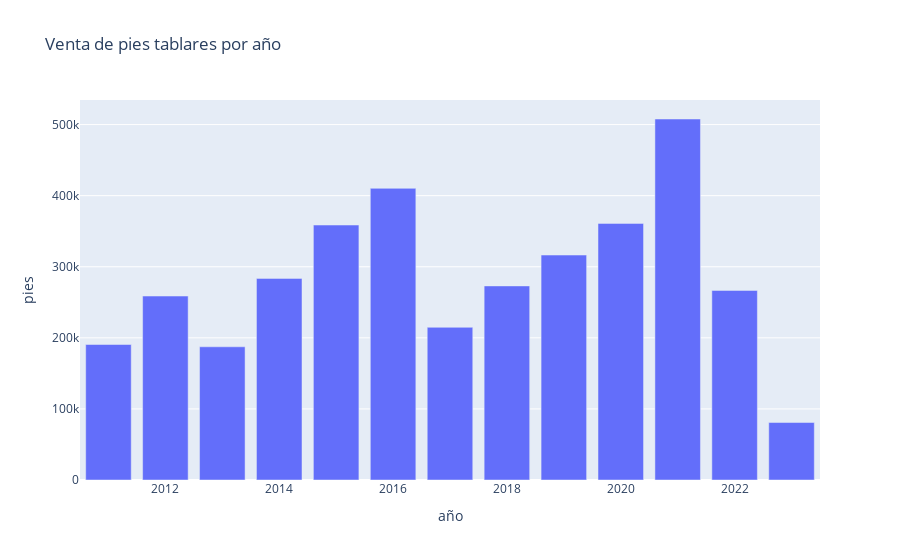

Source (notebook cell):
### Code cell
# Calcular la suma de pies por año
df3_suma_importe = df3.groupby('año')['pies'].sum().reset_index()

# Crear la gráfica de barras
fig = px.bar(df3_suma_importe, x='año', y='pies', title='Venta de pies tablares por año')

# Mostrar la gráfica
fig.show()

### Figure 1 — Plotly figure (JSON) as saved in the notebook; plotly's stock layout.template omitted (floating-point values rounded to 4 significant figures)
{"data": [{"alignmentgroup": "True", "hovertemplate": "año=%{x}<br>pies=%{y}<extra></extra>", "legendgroup": "", "marker": {"color": "#636efa", "pattern": {"shape": ""}}, "name": "", "offsetgroup": "", "orientation": "v", "showlegend": false, "textposition": "auto", "type": "bar", "x": [2011, 2012, 2013, 2014, 2015, 2016, 2017, 2018, 2019, 2020, 2021, 2022, 2023], "xaxis": "x", "y": [190600.0, 258800.0, 187400.0, 283600.0, 358700.0, 410300.0, 214800.0, 273000.0, 316500.0, 361000.0, 507900.0, 266700.0, 80850.0], "yaxis": "y"}], "layout": {"barmode": "relative", "legend": {"tracegroupgap": 0}, "title": {"text": "Venta de pies tablares por año"}, "xaxis": {"anchor": "y", "domain": [0, 1], "title": {"text": "año"}}, "yaxis": {"anchor": "x", "domain": [0, 1], "title": {"text": "pies"}}}}
